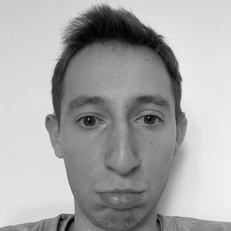
#> input picture LAB3/PCA_2/faces/original/0ks.png, 231 x 231 px; its folder holds 4 pictures in this run
$ python PCA_2.py
#> lines starting #> are read from the running program, lines starting #| are printed output that depends on the picture; pictures that were not available may be replaced by others from this repository, and a replacement may not be noted
import cv2
import os
import numpy as np
from sklearn.decomposition import PCA, SparsePCA
import matplotlib.pyplot as plt
from sklearn.preprocessing import StandardScaler, Normalizer

compress_edge = 50
original_faces = "faces/original/"
compressed_images = "faces/compressed/"


def compress_images():
    for _, _, f in os.walk(original_faces):
        # print(f)
        for picture in f:
            # print(picture)
            im = cv2.imread(original_faces + picture)
#> im is the input picture: shape (231, 231, 3); min 0, max 241, mean 167.2
            im_compressed = cv2.resize(im, (compress_edge, compress_edge))
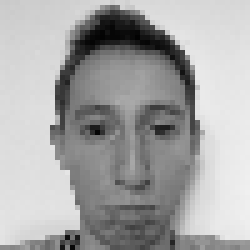
#> im_compressed: shape (50, 50, 3) (shown 5 times larger); min 2, max 240, mean 167
            cv2.imwrite(compressed_images + "C_" + picture, im_compressed)


def load_images():
    whole = []
#> whole = []
    sad = []
    happy = []
    for _, _, f in os.walk(compressed_images):
        for picture in f:
            im = cv2.imread(compressed_images + picture, cv2.IMREAD_GRAYSCALE)
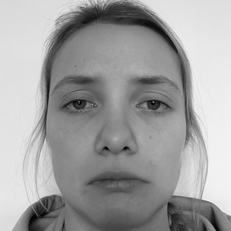
#> input picture LAB3/PCA_2/faces/original/0js.png, 231 x 231 px, given as the content of the folder faces/compressed/, which was not available
#> im is the input picture: shape (231, 231); min 0, max 244, mean 159.9
            if 'w' in picture:
                happy.append(im)
            elif 's' in picture:
                sad.append(im)
            else:
                print("Picture incorrect name")
    whole.extend(happy)
    whole.extend(sad)
    return whole, happy, sad


def calculate_mean_picture(whole):
    pictures_count, x, x = whole.shape
#> pictures_count = 1; x = 231
    mean = np.zeros([x, x])
    for i in range(pictures_count):
        mean += whole[i]
    mean = mean / pictures_count
    cv2.imwrite("mean.png", mean)
    return mean


def transform_array_to_vector(arr):
    to_ret = []
    r, _ = arr.shape
    for i in range(r):
        to_ret.extend(arr[i])
    to_ret = np.array(to_ret)
    return to_ret


def transform_all_to_vectors(whole_arr):
    to_ret = []
    x, _, _ = whole_arr.shape
    for i in range(x):
        to_ret.append(transform_array_to_vector(whole_arr[i]))
    to_ret = np.array(to_ret)
    return to_ret


def transform_from_vec_to_pic(vec):
    to_ret = np.zeros([compress_edge, compress_edge])
    for i in range(compress_edge):
        for j in range(compress_edge):
            to_ret[i][j] = vec[i * 50 + j]
    return to_ret


def transform_all_vec_to_pic(whole_vec):
    to_ret = []
    r, _ = whole_vec.shape
    for i in range(r):
        to_ret.append(transform_from_vec_to_pic(whole_vec[i]))
    return to_ret


def pca_on_pictures(whole, happy, sad, dimensions=None):
    whole_as_vector = transform_all_to_vectors(whole)
    pca = PCA(dimensions)
    transformed = pca.fit_transform(whole_as_vector)
    if dimensions == 5 or dimensions == 15 or dimensions == 50:
        inverse = pca.inverse_transform(transformed)
        transformed_inverse = transform_all_vec_to_pic(inverse)
        p = 0
        for pic in transformed_inverse:
            cv2.imwrite("faces/reverse_transform/reverse_D" + str(dimensions) + "_P" + str(p) + ".png", pic)
            p += 1
    if dimensions == 2:
        plt.clf()
        plt.scatter(transformed[0:len(happy), 0], transformed[0:len(happy), 1], alpha=0.5, color="red", s=30)
        plt.scatter(transformed[len(happy):len(happy) + len(sad), 0], transformed[len(happy):len(sad) + len(sad), 1],
                    alpha=0.5, color="blue", s=30)

        plt.axis('off')
        plt.savefig("faces/2dPCA.png")
    # todo: show principal components on picture
    print(pca.explained_variance_ratio_)
    plt.clf()

    plt.imshow(transformed, cmap='hot', interpolation='nearest')
    plt.colorbar()
    plt.savefig("faces/vectors/D" + str(dimensions) + ".png")


def sparse_pca_on_pictures(whole, dimensions=None):
    whole_as_vector = transform_all_to_vectors(whole)
    pca = SparsePCA(dimensions, alpha=100, n_jobs=-1, normalize_components=True, max_iter=10)
    transformed = pca.fit_transform(whole_as_vector)
    plt.clf()
    plt.imshow(transformed, cmap='hot', interpolation='nearest')
    plt.colorbar()
    plt.savefig("faces/sparsePCA/D_" + str(dimensions) + ".png")
    # print(pca.components_)


def run_pca(whole_arr, happy, sad):
    for PCA_DIM in [None, 50, 15, 5, 2]:
        print(PCA_DIM)
        pca_on_pictures(whole_arr, happy, sad, PCA_DIM)
        sparse_pca_on_pictures(whole_arr, PCA_DIM)
#> this loop made 1 pass
#> pass 1, in pca_on_pictures, `plt.savefig("faces/vectors/D" + str(dimensions) + ".png")`:
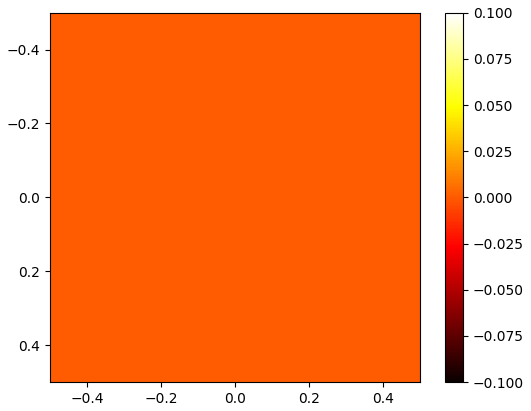
#> figure drawn by matplotlib, 2 panels


if __name__ == "__main__":
    compress_images()
    whole, happy, sad = load_images()
    whole_arr = np.array(whole)
    mean = calculate_mean_picture(whole_arr)
#> (the run stopped early here; a loop or call above may not have finished)
